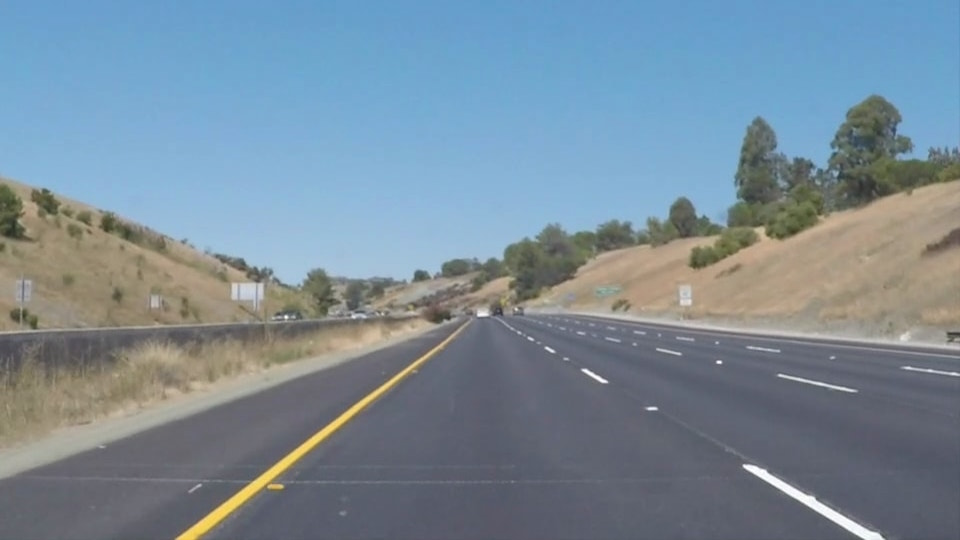
#> input picture test_images/whiteCarLaneSwitch.jpg, 960 x 540 px
$ jupyter execute --allow-errors P1.ipynb   (shell and % lines are left out)
#> lines starting #> are read from the running program, lines starting #| are printed output that depends on the picture; after the words box and inside, x2 and y2 are one past the last pixel; in counts of white or black regions, pixels touching at a corner belong together
# **Finding Lane Lines on the Road**
***
In this project, you will use the tools you learned about in the lesson to identify lane lines on the road.  You can develop your pipeline on a series of individual images, and later apply the result to a video stream (really just a series of images). Check out the video clip "raw-lines-example.mp4" (also contained in this repository) to see what the output should look like after using the helper functions below.

Once you have a result that looks roughly like "raw-lines-example.mp4", you'll need to get creative and try to average and/or extrapolate the line segments you've detected to map out the full extent of the lane lines.  You can see an example of the result you're going for in the video "P1_example.mp4".  Ultimately, you would like to draw just one line for the left side of the lane, and one for the right.

---
Let's have a look at our first image called 'test_images/solidWhiteRight.jpg'.  Run the 2 cells below (hit Shift-Enter or the "play" button above) to display the image.

**Note** If, at any point, you encounter frozen display windows or other confounding issues, you can always start again with a clean slate by going to the "Kernel" menu above and selecting "Restart & Clear Output".

---

**The tools you have are color selection, region of interest selection, grayscaling, Gaussian smoothing, Canny Edge Detection and Hough Tranform line detection.  You  are also free to explore and try other techniques that were not presented in the lesson.  Your goal is piece together a pipeline to detect the line segments in the image, then average/extrapolate them and draw them onto the image for display (as below).  Once you have a working pipeline, try it out on the video stream below.**

---

<figure>

 <figcaption>
 <p></p>
 <p style="text-align: center;"> Your output should look something like this (above) after detecting line segments using the helper functions below </p>
 </figcaption>
</figure>
 <p></p>
<figure>

 <figcaption>
 <p></p>
 <p style="text-align: center;"> Your goal is to connect/average/extrapolate line segments to get output like this</p>
 </figcaption>
</figure>

[cell 1]
#importing some useful packages
import matplotlib.pyplot as plt
import matplotlib.image as mpimg
import numpy as np
import cv2

[cell 2]
#reading in an image
#image = mpimg.imread('test_images/solidWhiteRight.jpg').astype('uint8')
#image = mpimg.imread('test_images/solidWhiteCurve.jpg').astype('uint8')
image = mpimg.imread('test_images/whiteCarLaneSwitch.jpg').astype('uint8')
#> image is the input picture: shape (540, 960, 3); mean R, G, B 121.2, 139.4, 152.9

#printing out some stats and plotting
print('This image is called as:', type(image), 'with dimesions:', image.shape)
#| This image is called as: <class 'numpy.ndarray'> with dimesions: (540, 960, 3)
#plt.imshow((image))  #call as plt.imshow(gray, cmap='gray') to show a grayscaled image
plt.imshow(image, cmap='gray');

**Some OpenCV functions (beyond those introduced in the lesson) that might be useful for this project are:**

`cv2.inRange()` for color selection
`cv2.fillPoly()` for regions selection
`cv2.line()` to draw lines on an image given endpoints
`cv2.addWeighted()` to coadd / overlay two images
`cv2.cvtColor()` to grayscale or change color
`cv2.imwrite()` to output images to file
`cv2.bitwise_and()` to apply a mask to an image

**Check out the OpenCV documentation to learn about these and discover even more awesome functionality!**

Below are some helper functions to help get you started. They should look familiar from the lesson!

[cell 3]
import math

def grayscale(img):
    """Applies the Grayscale transform
    This will return an image with only one color channel
    but NOTE: to see the returned image as grayscale
    you should call plt.imshow(gray, cmap='gray')"""
    return cv2.cvtColor(img, cv2.COLOR_BGR2GRAY)

def undograyscale(img):
    return cv2.cvtColor(img,cv2.COLOR_GRAY2RGB)

def canny(img, low_threshold, high_threshold):
    """Applies the Canny transform"""
    return cv2.Canny(img, low_threshold, high_threshold)

def gaussian_blur(img, kernel_size):
    """Applies a Gaussian Noise kernel"""
    return cv2.GaussianBlur(img, (kernel_size, kernel_size), 0)

def region_of_interest(img, vertices):
    """
    Applies an image mask.

    Only keeps the region of the image defined by the polygon
    formed from `vertices`. The rest of the image is set to black.
    """
    #defining a blank mask to start with
    mask = np.zeros_like(img)

    #defining a 3 channel or 1 channel color to fill the mask with depending on the input image
    if len(img.shape) > 2:
        channel_count = img.shape[2]  # i.e. 3 or 4 depending on your image
        ignore_mask_color = (255,) * channel_count
    else:
        ignore_mask_color = 255

    #filling pixels inside the polygon defined by "vertices" with the fill color
    cv2.fillPoly(mask, vertices, ignore_mask_color)

    #returning the image only where mask pixels are nonzero
    masked_image = cv2.bitwise_and(img, mask)
    return masked_image


def draw_lines(img, lines, color=[255, 0, 0], thickness=10):
    """
    NOTE: this is the function you might want to use as a starting point once you want to
    average/extrapolate the line segments you detect to map out the full
    extent of the lane (going from the result shown in raw-lines-example.mp4
    to that shown in P1_example.mp4).

    Think about things like separating line segments by their
    slope ((y2-y1)/(x2-x1)) to decide which segments are part of the left
    line vs. the right line.  Then, you can average the position of each of
    the lines and extrapolate to the top and bottom of the lane.

    This function draws `lines` with `color` and `thickness`.
    Lines are drawn on the image inplace (mutates the image).
    If you want to make the lines semi-transparent, think about combining
    this function with the weighted_img() function below
    """
    for line in lines:
        for x1,y1,x2,y2 in line:
            cv2.line(img, (x1, y1), (x2, y2), color, thickness)

def hough_lines(img, rho, theta, threshold, min_line_len, max_line_gap):
    """
    `img` should be the output of a Canny transform.

    Returns an image with hough lines drawn.
    """
    lines = cv2.HoughLinesP(img, rho, theta, threshold, np.array([]), minLineLength=min_line_len, maxLineGap=max_line_gap)

    leftLineSlope = findLineSlopeUsingFlag(lines, True);
    leftLineB = findIntersectUsingFlag(lines, True);
    rightLineSlope = findLineSlopeUsingFlag(lines, False);
    rightLineB = findIntersectUsingFlag(lines, False);

    rightSlopes = []
    rightIntersects = []
    leftSlopes = []
    leftIntersects = []

    for line in lines:
        slope = findSlope(line)
        b = findIntersect(line, slope)
        if(abs(slope)>0.5):
          if(slope < 0):
             rightSlopes.append(slope)
             rightIntersects.append(b)
          else:
             leftSlopes.append(slope)
             leftIntersects.append(b)

    image_with_lines = copy.deepcopy(initial_image)

    rightSlope = average(rightSlopes)
    rightIntersect = average(rightIntersects)
    leftSlope = average(leftSlopes)
    leftIntersect = average(leftIntersects)

    main_lines = [getLine(rightSlope, rightIntersect, 460, 0), getLine(leftSlope, leftIntersect, 1000, 520)]


    line_img = np.zeros((*img.shape, 3), dtype=np.uint8)
    draw_lines(line_img, main_lines)
    return line_img

# Python 3 has support for cool math symbols.

def weighted_img(img, initial_img, α=0.8, β=1., λ=0.):
    """
    `img` is the output of the hough_lines(), An image with lines drawn on it.
    Should be a blank image (all black) with lines drawn on it.

    `initial_img` should be the image before any processing.

    The result image is computed as follows:

    initial_img * α + img * β + λ
    NOTE: initial_img and img must be the same shape!
    """
    return cv2.addWeighted(initial_img, α, img, β, λ)

def findLineSlopeUsingFlag(lines, flag):
    for line in lines:
        slope = findSlope(line)
        if(slope > 0 and flag):
            return slope
        elif(slope <= 0 and not flag):
            return slope

def findIntersectUsingFlag(lines, flag):
    for line in lines:
        slope = findSlope(line)
        if(slope > 0 and flag):
            return findIntersect(line, slope)
        elif(slope <= 0 and not flag):
            return findIntersect(line, slope)

def average(list):
    if(float(len(list))!=0.):
      return sum(list) / float(len(list))
    return 1;

def getLine(slope, intersect, X11, X12):
    x1 = X12
    y1 = X12*slope + intersect
    x2 = X11
    y2 = X11*slope + intersect
    if(not math.isnan(x1) and not math.isnan(y1) and not math.isnan(x2) and not math.isnan(y2)):
        return [[int(x1), int(y1), int(x2), int(y2)]]
    else:
        return [[0, 0, 0, 0]]

def findSlope(line):
    for x1,y1,x2,y2 in line:
            if x2 - x1 == 0.:  # corner case, avoiding division by 0
             slope = 999.  # practically infinite slope
            else:
             slope = (y2 - y1) / (x2 - x1)
            return slope

def findIntersect(line, slope):
    for x1,y1,x2,y2 in line:
        return y1 - slope * x1

# [22 lines left out: function filter_colors, not called in this run]

## Test on Images

Now you should build your pipeline to work on the images in the directory "test_images"
**You should make sure your pipeline works well on these images before you try the videos.**

[cell 4]
import os
import copy
image_list = os.listdir("test_images/")
for single_image in image_list:

    image = mpimg.imread("test_images/" + single_image);
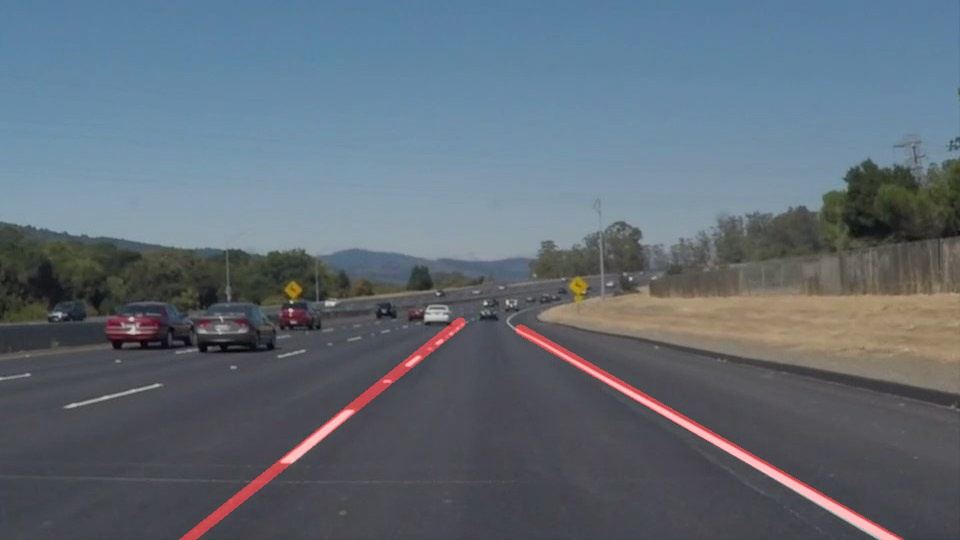
#> input picture test_images/HellosolidWhiteCurve.jpg, 960 x 540 px
#> image is the input picture: shape (540, 960, 3); mean R, G, B 96.6, 107.6, 118.4
    initial_image = image;

    image = grayscale(image);
#> in grayscale, `return cv2.cvtColor(img, cv2.COLOR_BGR2GRAY)`:
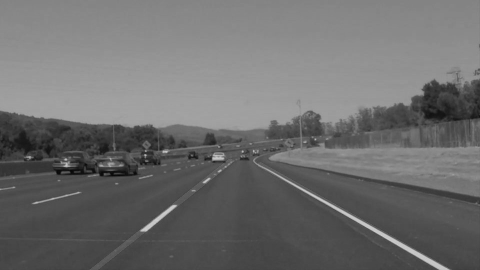
#> returned value: shape (540, 960) (shown at 1/2 size); min 3, max 210, mean 109.5
    image = gaussian_blur(image, 7);
    image = canny(image, 50, 200);
#> in canny, `return cv2.Canny(img, low_threshold, high_threshold)`:
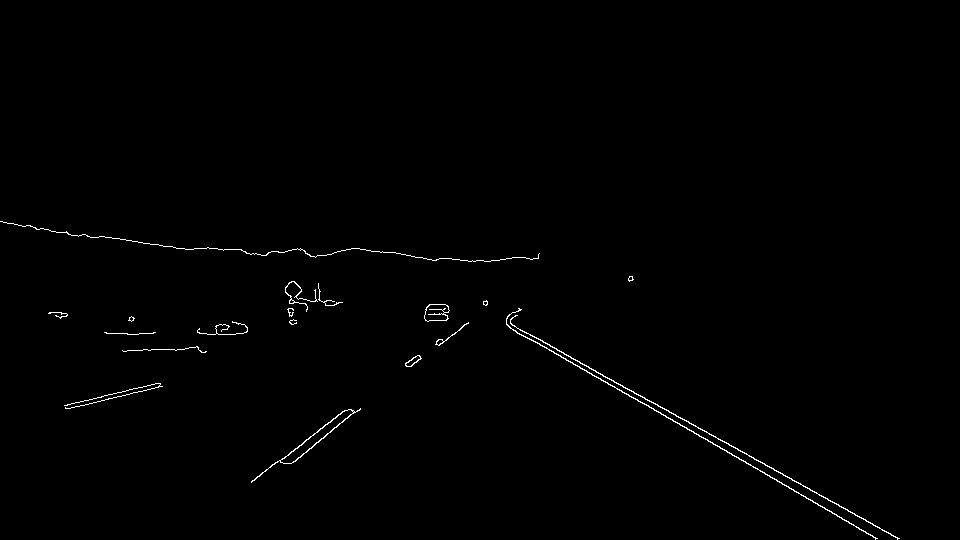
#> returned value: shape (540, 960); 0.6% white in thin lines or dots, all inside (x1, y1, x2, y2) = (0, 221, 900, 540)
    vertices = np.array( [[[0, 540],[500, 295],[950, 540]]], dtype=np.int32 )

    image = region_of_interest(image, vertices);
#> in region_of_interest, `cv2.fillPoly(mask, vertices, ignore_mask_color)`:
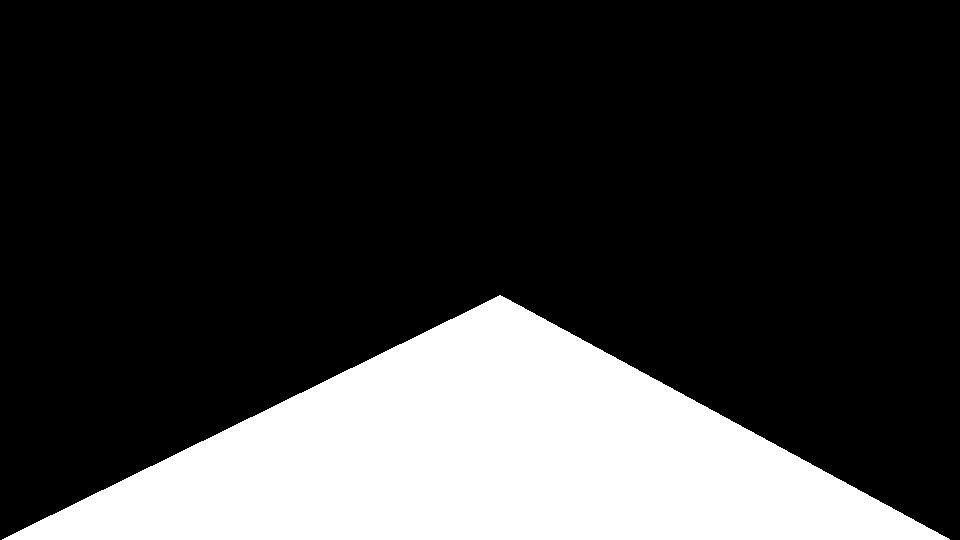
#> mask: shape (540, 960); 22.5% white; 1 white region, box (x1, y1, x2, y2) and area: (2, 295, 950, 540) 116482
#> in region_of_interest, `masked_image = cv2.bitwise_and(img, mask)`:
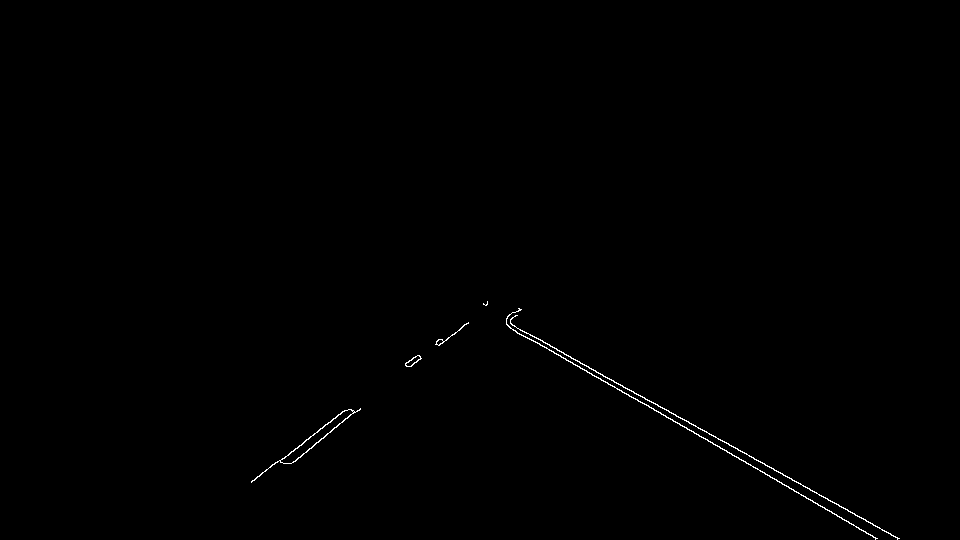
#> masked_image: shape (540, 960); 0.32% white in thin lines or dots, all inside (x1, y1, x2, y2) = (251, 301, 900, 540)

    #image_with_lines = hough_lines(image, 2, np.pi/180, 50, 80 , 80);
    image_with_lines = hough_lines(image, 2, np.pi/180, 80, 100 , 100);
#> in hough_lines, `lines = cv2.HoughLinesP(img, rho, theta, threshold, np.array([]), minL..`: lines = [[506, 324, 877, 538], [506, 321, 897, 538], [252, 480, 468, 323], [506, 320, 899, 538], [291, 463, 439, 339], [507, 325, 876, 538]]
#> the loop in findLineSlopeUsingFlag, `for line in lines:` made 1 pass
#> (line, slope) on pass 1: ([[506, 324, 877, 538]], 0.577)
#> in hough_lines, `leftLineSlope = findLineSlopeUsingFlag(lines, True);`: leftLineSlope = 0.577
#> the loop in findIntersectUsingFlag, `for line in lines:` made 1 pass
#> in hough_lines, `leftLineB = findIntersectUsingFlag(lines, True);`: leftLineB = 32.13
#> the loop in findLineSlopeUsingFlag, `for line in lines:` made 3 passes
#> (line, slope) on passes 1 to 3: ([[506, 324, 877, 538]], 0.577), ([[506, 321, 897, 538]], 0.555), ([[252, 480, 468, 323]], -0.727)
#> in hough_lines, `rightLineSlope = findLineSlopeUsingFlag(lines, False);`: rightLineSlope = -0.727
#> the loop in findIntersectUsingFlag, `for line in lines:` made 3 passes
#> in hough_lines, `rightLineB = findIntersectUsingFlag(lines, False);`: rightLineB = 663.2
#> the loop in hough_lines, `for line in lines:` made 6 passes
#> (line, slope, b) on passes 1 to 6: ([[506, 324, 877, 538]], 0.577, 32.13), ([[506, 321, 897, 538]], 0.555, 40.18), ([[252, 480, 468, 323]], -0.727, 663.2), ([[506, 320, 899, 538]], 0.555, 39.32), ([[291, 463, 439, 339]], -0.838, 706.8), ([[507, 325, 876, 538]], 0.577, 32.34)
#> after the loop in hough_lines, `for line in lines:`: leftIntersects = [32.13, 40.18, 39.32, 32.34]; leftSlopes = [0.577, 0.555, 0.555, 0.577]; rightIntersects = [663.2, 706.8]; rightSlopes = [-0.727, -0.838]
#> in hough_lines, `rightSlope = average(rightSlopes)`: rightSlope = -0.782
#> in hough_lines, `rightIntersect = average(rightIntersects)`: rightIntersect = 685
#> in hough_lines, `leftSlope = average(leftSlopes)`: leftSlope = 0.566
#> in hough_lines, `leftIntersect = average(leftIntersects)`: leftIntersect = 35.99
#> in getLine, `y1 = X12*slope + intersect`: y1 = 685
#> in getLine, `y2 = X11*slope + intersect`: y2 = 325.1
#> in hough_lines, `main_lines = [getLine(rightSlope, rightIntersect, 460, 0), getLine(lef..`: main_lines = [[[0, 684, 460, 325]], [[520, 330, 1000, 601]]]
#> the loop in draw_lines, `for line in lines:` made 2 passes
    final_image = weighted_img(image_with_lines, initial_image, α=0.8, β=.5, λ=0.);
#> in weighted_img, `return cv2.addWeighted(initial_img, α, img, β, λ)`:
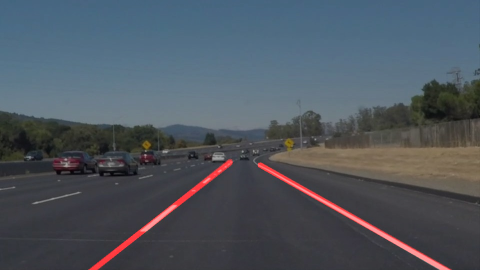
#> returned value: shape (540, 960, 3) (shown at 1/2 size); mean of channels 0, 1, 2 78.6, 86, 94.8; drawn as R, G, B

    plt.imshow(final_image);
    plt.show();
    cv2.imwrite("Hello"+single_image,cv2.cvtColor(final_image, cv2.COLOR_BGR2RGB))#call as plt.imshow(gray, cmap='gray') to show a grayscaled image
#> pass 2 of the loop `for single_image in image_list:`:
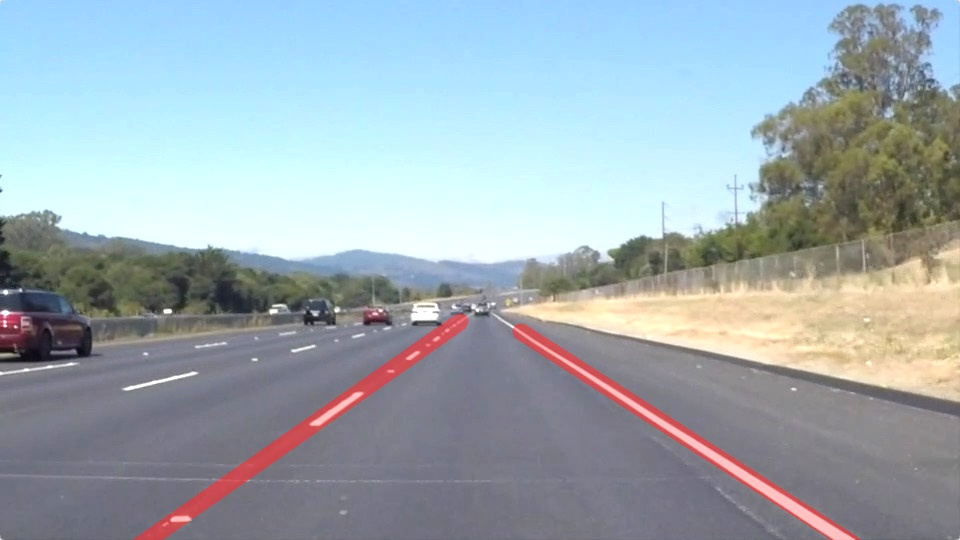
#> input picture test_images/HellosolidWhiteRight.jpg, 960 x 540 px
#> image is the input picture: shape (540, 960, 3); mean R, G, B 157.4, 170.2, 177
#> in region_of_interest (call 2), `masked_image = cv2.bitwise_and(img, mask)`:
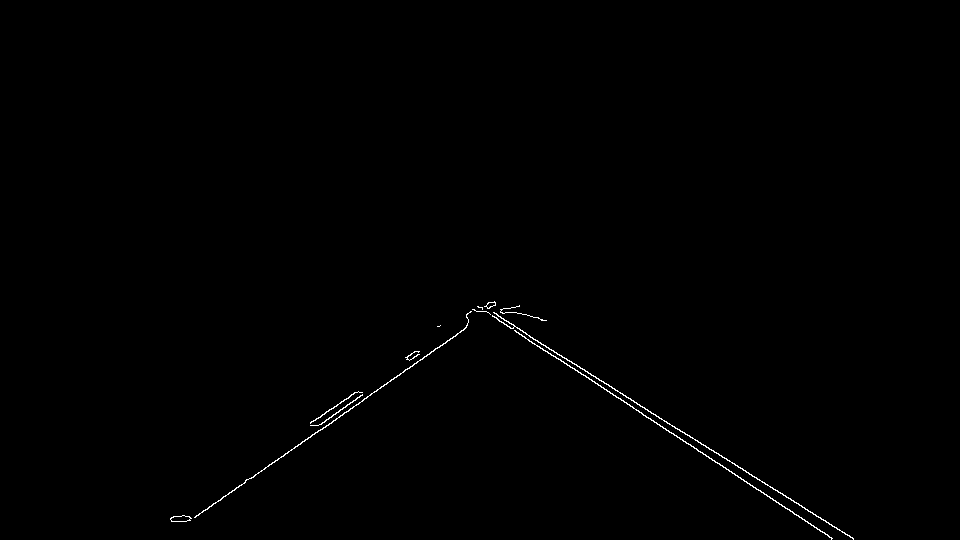
#> masked_image: shape (540, 960); 0.38% white in thin lines or dots, all inside (x1, y1, x2, y2) = (170, 301, 854, 540)
#> the loop in findLineSlopeUsingFlag (call 2), `for line in lines:` made 1 pass
#> (line, slope) on pass 1: ([[498, 316, 853, 538]], 0.625)
#> the loop in findIntersectUsingFlag (call 2), `for line in lines:` made 1 pass
#> the loop in findLineSlopeUsingFlag (call 2), `for line in lines:` made 3 passes
#> (line, slope) on passes 1 to 3: ([[498, 316, 853, 538]], 0.625), ([[483, 311, 832, 538]], 0.65), ([[207, 509, 488, 312]], -0.701)
#> the loop in findIntersectUsingFlag (call 2), `for line in lines:` made 3 passes
#> the loop in hough_lines (call 2), `for line in lines:` made 7 passes
#> (line, slope, b) on passes 1 to 4: ([[498, 316, 853, 538]], 0.625, 4.57), ([[483, 311, 832, 538]], 0.65, -3.16), ([[207, 509, 488, 312]], -0.701, 654.1), ([[477, 306, 734, 473]], 0.65, -3.96)
#> the loop in draw_lines (call 2), `for line in lines:` made 2 passes
#> line on passes 1 to 2: [[0, 645, 460, 327]], [[520, 332, 1000, 641]]
#> in weighted_img (call 2), `return cv2.addWeighted(initial_img, α, img, β, λ)`:
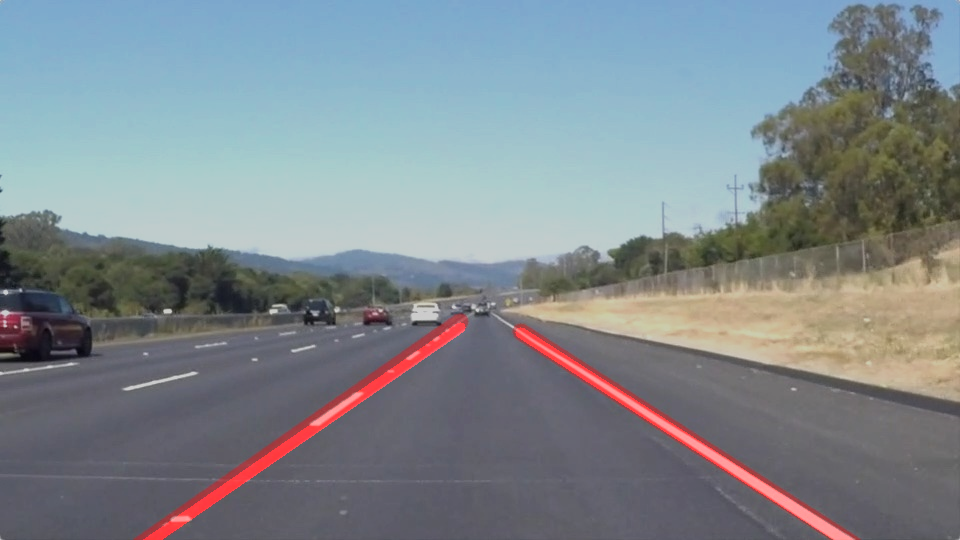
#> returned value: shape (540, 960, 3); mean of channels 0, 1, 2 127.2, 136.1, 141.6; drawn as R, G, B

run your solution on all test_images and make copies into the test_images directory).

## Test on Videos

You know what's cooler than drawing lanes over images? Drawing lanes over video!

We can test our solution on two provided videos:

`solidWhiteRight.mp4`

`solidYellowLeft.mp4`

[cell 5]
# Import everything needed to edit/save/watch video clips
from moviepy.editor import VideoFileClip
from IPython.display import HTML

[cell 6]
# [55 lines left out: functions process_image, process_image_for_challenge, not called in this run]

Let's try the one with the solid white lane on the right first ...

[cell 7]
white_output = 'white.mp4'
#> white_output = 'white.mp4'
#> (the rest of this cell did not finish here and is left out)
